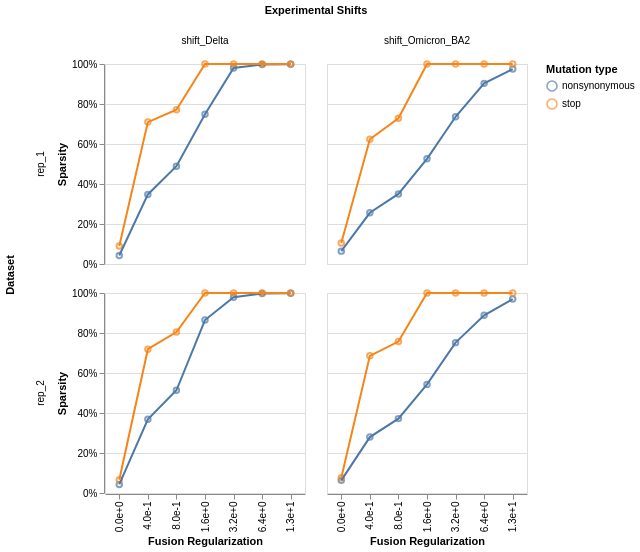

The notebook cell this image was saved under:
### Markdown cell above
## Shift sparsity

Fraction of shift parameters that are exactly zero, across the
regularization grid. Uses the `ModelCollection.shift_sparsity` method
which returns an interactive Altair chart faceted by dataset and
shift parameter.

### Code cell
sparsity_chart, sparsity_data = model_collection.shift_sparsity(return_data=True)
sparsity_chart

### Figure 1 — Vega-Lite specification as saved in the notebook (floating-point values rounded to 4 significant figures)
{"config": {"view": {"continuousWidth": 300, "continuousHeight": 300}}, "data": {"name": "data-259d55120a245af1db44d60d205d6096"}, "facet": {"column": {"field": "mut_param", "title": "Experimental Shifts", "type": "nominal"}, "row": {"field": "dataset_name", "title": "Dataset", "type": "nominal"}}, "spec": {"layer": [{"mark": {"type": "point"}, "encoding": {"color": {"field": "mut_type", "title": "Mutation type", "type": "nominal"}, "tooltip": [{"field": "fusionreg", "type": "quantitative"}, {"field": "sparsity", "type": "quantitative"}, {"field": "mut_type", "type": "nominal"}], "x": {"axis": {"format": ".1e"}, "field": "fusionreg", "title": "Fusion Regularization", "type": "nominal"}, "y": {"axis": {"format": "%"}, "field": "sparsity", "title": "Sparsity", "type": "quantitative"}}}, {"mark": {"type": "line"}, "encoding": {"color": {"field": "mut_type", "title": "Mutation type", "type": "nominal"}, "tooltip": [{"field": "fusionreg", "type": "quantitative"}, {"field": "sparsity", "type": "quantitative"}, {"field": "mut_type", "type": "nominal"}], "x": {"axis": {"format": ".1e"}, "field": "fusionreg", "title": "Fusion Regularization", "type": "nominal"}, "y": {"axis": {"format": "%"}, "field": "sparsity", "title": "Sparsity", "type": "quantitative"}}}], "height": 200, "width": 200}, "$schema": "https://vega.github.io/schema/vega-lite/v5.15.1.json", "datasets": {"data-259d55120a245af1db44d60d205d6096": [{"dataset_name": "rep_1", "fusionreg": 0.0, "mut_type": "nonsynonymous", "mut_param": "shift_Delta", "sparsity": 0.04234}, {"dataset_name": "rep_1", "fusionreg": 0.0, "mut_type": "stop", "mut_param": "shift_Delta", "sparsity": 0.09048}, {"dataset_name": "rep_1", "fusionreg": 0.4, "mut_type": "nonsynonymous", "mut_param": "shift_Delta", "sparsity": 0.3478}, {"dataset_name": "rep_1", "fusionreg": 0.4, "mut_type": "stop", "mut_param": "shift_Delta", "sparsity": 0.7095}, {"dataset_name": "rep_1", "fusionreg": 0.8, "mut_type": "nonsynonymous", "mut_param": "shift_Delta", "sparsity": 0.489}, {"dataset_name": "rep_1", "fusionreg": 0.8, "mut_type": "stop", "mut_param": "shift_Delta", "sparsity": 0.7714}, {"dataset_name": "rep_1", "fusionreg": 1.6, "mut_type": "nonsynonymous", "mut_param": "shift_Delta", "sparsity": 0.7484}, {"dataset_name": "rep_1", "fusionreg": 1.6, "mut_type": "stop", "mut_param": "shift_Delta", "sparsity": 1.0}, {"dataset_name": "rep_1", "fusionreg": 3.2, "mut_type": "nonsynonymous", "mut_param": "shift_Delta", "sparsity": 0.98}, {"dataset_name": "rep_1", "fusionreg": 3.2, "mut_type": "stop", "mut_param": "shift_Delta", "sparsity": 1.0}, {"dataset_name": "rep_1", "fusionreg": 6.4, "mut_type": "nonsynonymous", "mut_param": "shift_Delta", "sparsity": 0.9976}, {"dataset_name": "rep_1", "fusionreg": 6.4, "mut_type": "stop", "mut_param": "shift_Delta", "sparsity": 1.0}, {"dataset_name": "rep_1", "fusionreg": 12.8, "mut_type": "nonsynonymous", "mut_param": "shift_Delta", "sparsity": 0.9993}, {"dataset_name": "rep_1", "fusionreg": 12.8, "mut_type": "stop", "mut_param": "shift_Delta", "sparsity": 1.0}, {"dataset_name": "rep_2", "fusionreg": 0.0, "mut_type": "nonsynonymous", "mut_param": "shift_Delta", "sparsity": 0.04266}, {"dataset_name": "rep_2", "fusionreg": 0.0, "mut_type": "stop", "mut_param": "shift_Delta", "sparsity": 0.06667}, {"dataset_name": "rep_2", "fusionreg": 0.4, "mut_type": "nonsynonymous", "mut_param": "shift_Delta", "sparsity": 0.3684}, {"dataset_name": "rep_2", "fusionreg": 0.4, "mut_type": "stop", "mut_param": "shift_Delta", "sparsity": 0.719}, {"dataset_name": "rep_2", "fusionreg": 0.8, "mut_type": "nonsynonymous", "mut_param": "shift_Delta", "sparsity": 0.5135}, {"dataset_name": "rep_2", "fusionreg": 0.8, "mut_type": "stop", "mut_param": "shift_Delta", "sparsity": 0.8048}, {"dataset_name": "rep_2", "fusionreg": 1.6, "mut_type": "nonsynonymous", "mut_param": "shift_Delta", "sparsity": 0.8649}, {"dataset_name": "rep_2", "fusionreg": 1.6, "mut_type": "stop", "mut_param": "shift_Delta", "sparsity": 1.0}, {"dataset_name": "rep_2", "fusionreg": 3.2, "mut_type": "nonsynonymous", "mut_param": "shift_Delta", "sparsity": 0.979}, {"dataset_name": "rep_2", "fusionreg": 3.2, "mut_type": "stop", "mut_param": "shift_Delta", "sparsity": 1.0}, {"dataset_name": "rep_2", "fusionreg": 6.4, "mut_type": "nonsynonymous", "mut_param": "shift_Delta", "sparsity": 0.9973}, {"dataset_name": "rep_2", "fusionreg": 6.4, "mut_type": "stop", "mut_param": "shift_Delta", "sparsity": 1.0}, {"dataset_name": "rep_2", "fusionreg": 12.8, "mut_type": "nonsynonymous", "mut_param": "shift_Delta", "sparsity": 0.9991}, {"dataset_name": "rep_2", "fusionreg": 12.8, "mut_type": "stop", "mut_param": "shift_Delta", "sparsity": 1.0}, {"dataset_name": "rep_1", "fusionreg": 0.0, "mut_type": "nonsynonymous", "mut_param": "shift_Omicron_BA2", "sparsity": 0.06432}, {"dataset_name": "rep_1", "fusionreg": 0.0, "mut_type": "stop", "mut_param": "shift_Omicron_BA2", "sparsity": 0.1048}, {"dataset_name": "rep_1", "fusionreg": 0.4, "mut_type": "nonsynonymous", "mut_param": "shift_Omicron_BA2", "sparsity": 0.2561}, {"dataset_name": "rep_1", "fusionreg": 0.4, "mut_type": "stop", "mut_param": "shift_Omicron_BA2", "sparsity": 0.6238}, {"dataset_name": "rep_1", "fusionreg": 0.8, "mut_type": "nonsynonymous", "mut_param": "shift_Omicron_BA2", "sparsity": 0.3502}, {"dataset_name": "rep_1", "fusionreg": 0.8, "mut_type": "stop", "mut_param": "shift_Omicron_BA2", "sparsity": 0.7286}, {"dataset_name": "rep_1", "fusionreg": 1.6, "mut_type": "nonsynonymous", "mut_param": "shift_Omicron_BA2", "sparsity": 0.526}, {"dataset_name": "rep_1", "fusionreg": 1.6, "mut_type": "stop", "mut_param": "shift_Omicron_BA2", "sparsity": 1.0}, {"dataset_name": "rep_1", "fusionreg": 3.2, "mut_type": "nonsynonymous", "mut_param": "shift_Omicron_BA2", "sparsity": 0.7362}, {"dataset_name": "rep_1", "fusionreg": 3.2, "mut_type": "stop", "mut_param": "shift_Omicron_BA2", "sparsity": 1.0}, {"dataset_name": "rep_1", "fusionreg": 6.4, "mut_type": "nonsynonymous", "mut_param": "shift_Omicron_BA2", "sparsity": 0.9031}, {"dataset_name": "rep_1", "fusionreg": 6.4, "mut_type": "stop", "mut_param": "shift_Omicron_BA2", "sparsity": 1.0}, {"dataset_name": "rep_1", "fusionreg": 12.8, "mut_type": "nonsynonymous", "mut_param": "shift_Omicron_BA2", "sparsity": 0.9746}, {"dataset_name": "rep_1", "fusionreg": 12.8, "mut_type": "stop", "mut_param": "shift_Omicron_BA2", "sparsity": 1.0}, {"dataset_name": "rep_2", "fusionreg": 0.0, "mut_type": "nonsynonymous", "mut_param": "shift_Omicron_BA2", "sparsity": 0.06313}, {"dataset_name": "rep_2", "fusionreg": 0.0, "mut_type": "stop", "mut_param": "shift_Omicron_BA2", "sparsity": 0.07619}, {"dataset_name": "rep_2", "fusionreg": 0.4, "mut_type": "nonsynonymous", "mut_param": "shift_Omicron_BA2", "sparsity": 0.2796}, {"dataset_name": "rep_2", "fusionreg": 0.4, "mut_type": "stop", "mut_param": "shift_Omicron_BA2", "sparsity": 0.6857}, {"dataset_name": "rep_2", "fusionreg": 0.8, "mut_type": "nonsynonymous", "mut_param": "shift_Omicron_BA2", "sparsity": 0.3719}, {"dataset_name": "rep_2", "fusionreg": 0.8, "mut_type": "stop", "mut_param": "shift_Omicron_BA2", "sparsity": 0.7571}, {"dataset_name": "rep_2", "fusionreg": 1.6, "mut_type": "nonsynonymous", "mut_param": "shift_Omicron_BA2", "sparsity": 0.5431}, {"dataset_name": "rep_2", "fusionreg": 1.6, "mut_type": "stop", "mut_param": "shift_Omicron_BA2", "sparsity": 1.0}, {"dataset_name": "rep_2", "fusionreg": 3.2, "mut_type": "nonsynonymous", "mut_param": "shift_Omicron_BA2", "sparsity": 0.7519}, {"dataset_name": "rep_2", "fusionreg": 3.2, "mut_type": "stop", "mut_param": "shift_Omicron_BA2", "sparsity": 1.0}, {"dataset_name": "rep_2", "fusionreg": 6.4, "mut_type": "nonsynonymous", "mut_param": "shift_Omicron_BA2", "sparsity": 0.8886}, {"dataset_name": "rep_2", "fusionreg": 6.4, "mut_type": "stop", "mut_param": "shift_Omicron_BA2", "sparsity": 1.0}, {"dataset_name": "rep_2", "fusionreg": 12.8, "mut_type": "nonsynonymous", "mut_param": "shift_Omicron_BA2", "sparsity": 0.9695}, {"dataset_name": "rep_2", "fusionreg": 12.8, "mut_type": "stop", "mut_param": "shift_Omicron_BA2", "sparsity": 1.0}]}}
